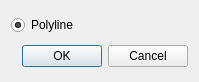
<?xml version="1.0" encoding="UTF-8"?>
<ui version="4.0">
 <class>NewTabDialog</class>
 <widget class="QDialog" name="NewTabDialog">
  <property name="geometry">
   <rect>
    <x>0</x>
    <y>0</y>
    <width>199</width>
    <height>82</height>
   </rect>
  </property>
  <property name="windowTitle">
   <string>Dialog</string>
  </property>
  <layout class="QHBoxLayout" name="horizontalLayout">
   <item>
    <layout class="QGridLayout" name="gridLayout">
     <item row="0" column="0">
      <widget class="QRadioButton" name="polylineRadioButton">
       <property name="enabled">
        <bool>true</bool>
       </property>
       <property name="text">
        <string>Polyline</string>
       </property>
       <property name="checked">
        <bool>true</bool>
       </property>
      </widget>
     </item>
     <item row="2" column="0">
      <widget class="QDialogButtonBox" name="buttonBox">
       <property name="orientation">
        <enum>Qt::Horizontal</enum>
       </property>
       <property name="standardButtons">
        <set>QDialogButtonBox::Cancel|QDialogButtonBox::Ok</set>
       </property>
      </widget>
     </item>
    </layout>
   </item>
  </layout>
 </widget>
 <resources/>
 <connections>
  <connection>
   <sender>buttonBox</sender>
   <signal>accepted()</signal>
   <receiver>NewTabDialog</receiver>
   <slot>accept()</slot>
   <hints>
    <hint type="sourcelabel">
     <x>248</x>
     <y>254</y>
    </hint>
    <hint type="destinationlabel">
     <x>157</x>
     <y>274</y>
    </hint>
   </hints>
  </connection>
  <connection>
   <sender>buttonBox</sender>
   <signal>rejected()</signal>
   <receiver>NewTabDialog</receiver>
   <slot>reject()</slot>
   <hints>
    <hint type="sourcelabel">
     <x>316</x>
     <y>260</y>
    </hint>
    <hint type="destinationlabel">
     <x>286</x>
     <y>274</y>
    </hint>
   </hints>
  </connection>
 </connections>
</ui>
